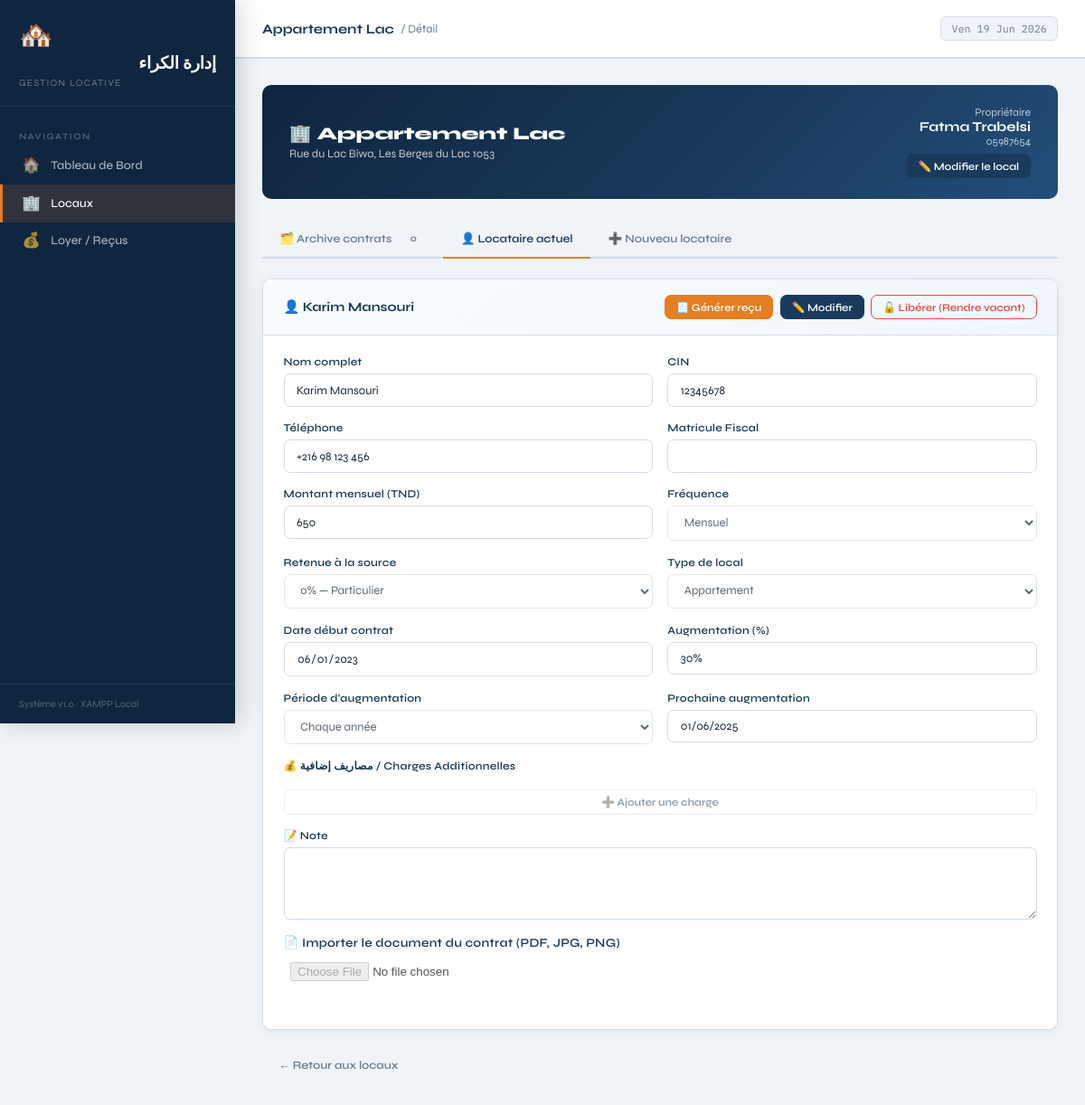
Screenshot of /modules/local_detail.php?id=2 with the database file from the repository.
### tables this page shows
CREATE TABLE IF NOT EXISTS `locaux` (
    `id`                   INT           NOT NULL AUTO_INCREMENT,
    `nom_local`            VARCHAR(255)  NOT NULL,
    `adresse`              TEXT          NOT NULL,
    `proprietaire`         VARCHAR(255)  NOT NULL,
    `cin_mf_proprietaire`  VARCHAR(100)  NOT NULL DEFAULT '',
    `document_path`        VARCHAR(500)  DEFAULT NULL,
    `created_at`           DATETIME      NOT NULL DEFAULT CURRENT_TIMESTAMP,
    PRIMARY KEY (`id`)
);

CREATE TABLE IF NOT EXISTS `locataires` (
    `id`                         INT             NOT NULL AUTO_INCREMENT,
    `local_id`                   INT             NOT NULL,
    `nom`                        VARCHAR(255)    NOT NULL,
    `cin`                        VARCHAR(50)     NOT NULL DEFAULT '',
    `num_tel`                    VARCHAR(30)     NOT NULL DEFAULT '',
    `mf`                         VARCHAR(100)    NOT NULL DEFAULT '',
    `montant_mensuel`            DECIMAL(10,3)   NOT NULL DEFAULT 0.000,
    `frequence_paiement`         ENUM('mois','trimestre','semestre') NOT NULL DEFAULT 'mois',
    `retenue`                    TINYINT         NOT NULL DEFAULT 0,
    `augmentation_montant`       DECIMAL(10,3)   NOT NULL DEFAULT 0.000,
    `augmentation_periode`       ENUM('annee','deux_ans') NOT NULL DEFAULT 'annee',
    `type_local`                 VARCHAR(100)    NOT NULL DEFAULT '',
    `contrat_path`               VARCHAR(500)    DEFAULT NULL,
    `date_debut`                 DATE            NOT NULL,
    `date_derniere_augmentation` DATE            DEFAULT NULL,
    `actif`                      TINYINT         NOT NULL DEFAULT 1,
    `note`                       TEXT            DEFAULT NULL,
    `charges_additionnelles`     TEXT            DEFAULT NULL,
    `created_at`                 DATETIME        NOT NULL DEFAULT CURRENT_TIMESTAMP,
    PRIMARY KEY (`id`),
    CONSTRAINT `fk_locataire_local`
        FOREIGN KEY (`local_id`) REFERENCES `locaux`(`id`)
        ON DELETE RESTRICT ON UPDATE CASCADE
);

### config/db.php (called while the page is built, shortened)
<?php
function esc(string $s): string {
    return htmlspecialchars($s, ENT_QUOTES | ENT_HTML5, 'UTF-8');
}

### modules/local_detail.php (the view, shortened to what this page needs)
<?php
require_once __DIR__ . '/../config/db.php';
$baseUrl   = '../';
$activeNav = 'locaux';
$pdo = getPDO();
$id  = (int)($_GET['id'] ?? 0);
$local = $pdo->prepare("SELECT * FROM locaux WHERE id = ?");
$local->execute([$id]);
$local = $local->fetch();
$pageTitle  = esc($local['nom_local']);
$breadcrumb = 'Détail';
$locataireActif = $pdo->prepare(
    "SELECT * FROM locataires WHERE local_id = ? AND actif = 1 LIMIT 1"
);
$locataireActif->execute([$id]);
$locataireActif = $locataireActif->fetch();
$archives = $pdo->prepare(
    "SELECT * FROM archives_contrats WHERE local_id = ? ORDER BY date_archive DESC"
);
$archives->execute([$id]);
$archives = $archives->fetchAll();
$activeTab = $_GET['tab'] ?? 'actuel';
include __DIR__ . '/../modules/layout.php';
?>
<div class="local-header">
  <div>
    <h2>🏢 <?= esc($local['nom_local']) ?></h2>
    <p><?= esc($local['adresse']) ?></p>
  </div>
  <div style="text-align:right;display:flex;flex-direction:column;align-items:flex-end;gap:.5rem">
    <div>
      <div style="font-size:.8rem;opacity:.7">Propriétaire</div>
      <div style="font-weight:700"><?= esc($local['proprietaire']) ?></div>
      <div style="font-size:.8rem;opacity:.7"><?= esc($local['cin_mf_proprietaire']) ?></div>
    </div>
    <button type="button" class="btn btn-primary btn-sm" onclick="document.getElementById('modal-edit-local').classList.add('open')">
      ✏️ Modifier le local
    </button>
  </div>
</div>
<div class="tab-container">
  <div class="tabs">
    <button class="tab-btn <?= $activeTab==='archive' ? 'active':'' ?>"
            data-tab="archive" onclick="setTab('archive')">
      🗂️ Archive contrats
      <span class="badge badge-gray" style="margin-left:.3rem"><?= count($archives) ?></span>
    </button>
    <button class="tab-btn <?= $activeTab==='actuel' ? 'active':'' ?>"
            data-tab="actuel" onclick="setTab('actuel')">
      👤 Locataire actuel
    </button>
    <button class="tab-btn <?= $activeTab==='nouveau' ? 'active':'' ?>"
            data-tab="nouveau" onclick="setTab('nouveau')">
      ➕ Nouveau locataire
    </button>
  </div>
  <div class="tab-panel <?= $activeTab==='actuel' ? 'active':'' ?>" id="tab-actuel">
    <?php if (!$locataireActif): ?>
      <div class="card card-body text-muted" style="padding:2rem;text-align:center;">
        🔑 Ce local est vacant. Ajoutez un locataire via l'onglet « Nouveau locataire ».
      </div>
    <?php else: $l = $locataireActif; ?>
    <div class="card">
      <div class="card-header">
        <h3>👤 <?= esc($l['nom']) ?></h3>
        <div class="flex gap-2">
          <a href="../loyer.php?mois=<?= date('Y-m') ?>&recu=<?= (int) $l['id'] ?>"
             class="btn btn-orange btn-sm">🧾 Générer reçu</a>
          <button type="button" class="btn btn-primary btn-sm" id="btn-edit-locataire"
                  onclick="toggleEditLocataire()">✏️ Modifier</button>
          <form method="POST" style="display:inline;" onsubmit="return confirm('⚠️ Libérer ce local ? Le locataire actuel sera déplacé vers l\'archive et le local deviendra vacant.')">
            <button type="submit" class="btn btn-outline btn-sm" style="color:var(--red); border-color:var(--red);">🔓 Libérer (Rendre vacant)</button>
          </form>
        </div>
      </div>
      <div class="card-body">
        <form method="POST" id="form-edit-locataire" enctype="multipart/form-data">
          <div class="form-grid" id="locataire-view-grid">
            <div class="form-group">
              <label>Nom complet</label>
              <input type="text" name="nom" value="<?= esc($l['nom']) ?>" class="edit-field" readonly>
            </div>
            <div class="form-group">
              <label>CIN</label>
              <input type="text" name="cin" value="<?= esc($l['cin']) ?>" class="edit-field" readonly>
            </div>
            <div class="form-group">
              <label>Téléphone</label>
              <input type="tel" name="num_tel" value="<?= esc($l['num_tel']) ?>" class="edit-field" readonly>
            </div>
            <div class="form-group">
              <label>Matricule Fiscal</label>
              <input type="text" name="mf" value="<?= esc($l['mf']) ?>" class="edit-field" readonly>
            </div>
            <div class="form-group">
              <label>Montant mensuel (TND)</label>
              <input type="number" name="montant_mensuel" step="0.001" min="0"
                     value="<?= (float)$l['montant_mensuel'] ?>" class="edit-field" readonly>
            </div>
            <div class="form-group">
              <label>Fréquence</label>
              <select name="frequence_paiement" class="edit-field" disabled>
                <?php foreach (['mois'=>'Mensuel','trimestre'=>'Trimestriel','semestre'=>'Semestriel'] as $v=>$lbl): ?>
                  <option value="<?= $v ?>" <?= $l['frequence_paiement']===$v?'selected':'' ?>><?= $lbl ?></option>
                <?php endforeach; ?>
              </select>
            </div>
            <div class="form-group">
              <label>Retenue à la source</label>
              <select name="retenue" class="edit-field" disabled>
                <option value="0" <?= (int)$l['retenue']===0?'selected':'' ?>>0% — Particulier</option>
              </select>
            </div>
            <?php
            $standardTypes = ['Magasin commercial', 'Appartement', 'Bureau professionnel', 'Garage', 'Entrepôt', 'Terrain'];
            ?>
            <div class="form-group">
              <label>Type de local</label>
              <select id="edit_type_local_select" name="edit_type_local_select" class="edit-field" disabled onchange="handleEditTypeLocal(this)">
                <?php foreach ($standardTypes as $t): ?>
                  <option value="<?= $t ?>" <?= $l['type_local'] === $t ? 'selected' : '' ?>><?= $t ?></option>
                <?php endforeach; ?>
              </select>
            </div>
            <div class="form-group">
              <label>Date début contrat</label>
              <input type="date" name="date_debut" value="<?= esc($l['date_debut']) ?>" class="edit-field" readonly>
            </div>
            <div class="form-group">
              <label>Augmentation (%)</label>
              <input type="text" name="augmentation_montant" id="loc_augmentation_montant"
                     value="<?= isset($l['augmentation_montant']) ? (int)$l['augmentation_montant'] : 0 ?>%" class="edit-field" readonly>
            </div>
            <div class="form-group">
              <label>Période d'augmentation</label>
              <select name="augmentation_periode" class="edit-field" disabled>
                <option value="annee" <?= $l['augmentation_periode']==='annee'?'selected':'' ?>>Chaque année</option>
              </select>
            </div>
            <?php
            if ($l['date_derniere_augmentation']) {
                $lastA = new DateTime($l['date_derniere_augmentation']);
                $interval = $l['augmentation_periode'] === 'deux_ans' ? '+2 years' : '+1 year';
                $nextA = (clone $lastA)->modify($interval);
            }
            ?>
            <div class="form-group">
              <label>Prochaine augmentation</label>
              <input type="text" value="<?= isset($nextA) ? $nextA->format('d/m/Y') : '—' ?>" readonly
                style="<?= (isset($nextA) && $nextA <= new DateTime('+30 days') && $nextA >= new DateTime()) ? 'border-color:var(--yellow);background:#fffbe6' : '' ?>">
            </div>
            <div class="form-group full">
              <label>💰 مصاريف إضافية / Charges Additionnelles</label>
              <button type="button" class="btn btn-outline btn-sm" id="btn-add-charge-edit" disabled style="margin-top:0.5rem;">
                ➕ Ajouter une charge
              </button>
            </div>
            <div class="form-group full">
              <label>📝 Note</label>
              <textarea name="note" rows="3" class="edit-field" readonly><?= esc($l['note'] ?? '') ?></textarea>
            </div>
            <div class="form-group mb-3">
              <label for="contrat_file" style="font-weight:600; font-size:0.9rem;">📄 Importer le document du contrat (PDF, JPG, PNG)</label>
              <input type="file" name="contrat_file" id="contrat_file" class="edit-field" accept=".pdf,.jpg,.jpeg,.png" style="padding: 0.5rem;" disabled>
            </div>
          </div>
        </form>
      </div>
    </div>
    <?php endif; ?>
  </div>
</div>
<div class="mt-3">
  <a href="../locaux.php" class="btn btn-ghost">← Retour aux locaux</a>
</div>
<?php
include __DIR__ . '/../modules/layout_footer.php';
?>

### modules/layout.php (shortened to what this page needs)
<?php
$pageTitle  = $pageTitle  ?? 'Gestion Locative';
$activeNav  = $activeNav  ?? 'dashboard';
$breadcrumb = $breadcrumb ?? '';
?>
<!DOCTYPE html>
<html lang="fr">
<head>
  <link rel="stylesheet" href="<?= $baseUrl ?? '' ?>assets/css/style.css">
</head>
<body>
<aside class="sidebar">
  <div class="sidebar-logo">
    <div class="logo-icon">🏘️</div>
    <span class="logo-title">إدارة الكراء</span>
    <span class="logo-subtitle">Gestion Locative</span>
  </div>
  <nav class="sidebar-nav">
    <div class="nav-section-label">Navigation</div>
    <a href="<?= $baseUrl ?? '' ?>index.php"
       class="nav-item <?= $activeNav === 'dashboard' ? 'active' : '' ?>">
      <span class="nav-icon">🏠</span>
      Tableau de Bord
    </a>
    <a href="<?= $baseUrl ?? '' ?>locaux.php"
       class="nav-item <?= $activeNav === 'locaux' ? 'active' : '' ?>">
      <span class="nav-icon">🏢</span>
      Locaux
    </a>
    <a href="<?= $baseUrl ?? '' ?>loyer.php"
       class="nav-item <?= $activeNav === 'loyer' ? 'active' : '' ?>">
      <span class="nav-icon">💰</span>
      Loyer / Reçus
    </a>
  </nav>
  <div class="sidebar-footer">
    Système v1.0 · XAMPP Local
  </div>
</aside>
<div class="main-wrapper">
  <header class="topbar">
    <div class="topbar-title">
      <?= esc($pageTitle) ?>
      <?php if ($breadcrumb): ?>
        <span class="breadcrumb">/ <?= esc($breadcrumb) ?></span>
      <?php endif; ?>
    </div>
    <div class="topbar-date" id="topbar-date"></div>
  </header>
  <main class="page-content">

### rows the page displays
locaux: nom_local "Appartement Lac", adresse "Rue du Lac Biwa, Les Berges du Lac 1053", proprietaire "Fatma Trabelsi", cin_mf_proprietaire "05987654"
locataires: nom "Karim Mansouri", cin "12345678", num_tel "+216 98 123 456", montant_mensuel "650", frequence_paiement "Mensuel", retenue "0% — Particulier", edit_type_local_select "Appartement", date_debut "06/01/2023", augmentation_montant "30%", augmentation_periode "Chaque année", date_derniere_augmentation+augmentation_periode "01/06/2025"

### other values shown
$breadcrumb "Détail"
count($archives) "0"
